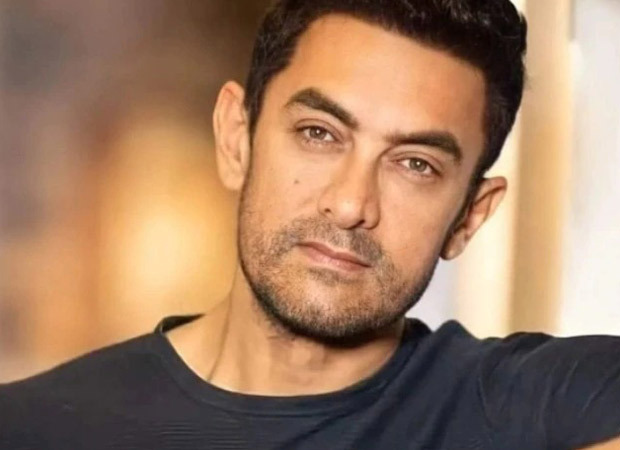
#> input picture model/test/aamir1.jpeg, 620 x 450 px; its folder holds only this picture in this run
$ python -i celebrity_classifier_model.py   (imports and definitions only)
#> lines starting #> are read from the running program, lines starting #| are printed output that depends on the picture
import cv2 as cv
import os, shutil
import pickle


#calling face and eye features from haarcascades, so we can crop the pictures based on eye features
face_cascade = cv.CascadeClassifier('model/opencv/haarcascades/haarcascade_frontalface_default.xml')
eye_cascade = cv.CascadeClassifier('model/opencv/haarcascades/haarcascade_eye.xml')


#function that will give cropped images when it can detect two eyes in it
def get_cropped_image_if_2_eyes(image_path):
#> called with image_path = 'test/aamir1.jpeg'
    img = cv.imread(image_path)
#> img is the input picture: shape (450, 620, 3); mean B, G, R 98.9, 124.7, 159.4
    gray = cv.cvtColor(img, cv.COLOR_BGR2GRAY)
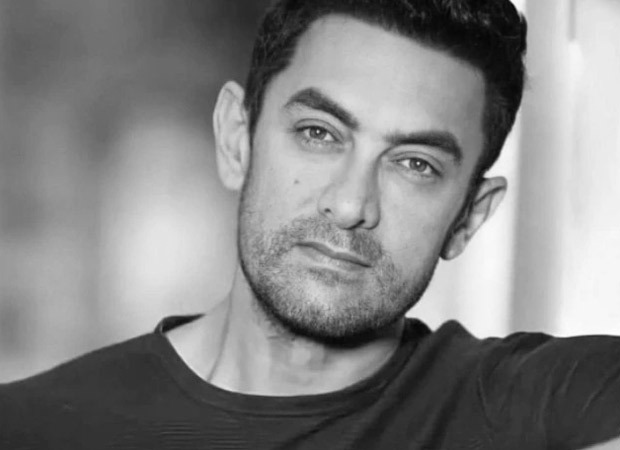
#> gray: shape (450, 620); min 4, max 254, mean 132.2
    faces = face_cascade.detectMultiScale(gray, 1.3, 5)
#> faces = [[220, 31, 293, 293]]
    for (x,y,w,h) in faces:
        roi_gray = gray[y:y+h, x:x+w]
        roi_color = img[y:y+h, x:x+w]
        eyes = eye_cascade.detectMultiScale(roi_gray)
        if len(eyes) >= 2:
            return roi_color   #roi = region of interest
#> this loop made 1 pass
#> (x, y, w, h, eyes) on pass 1: (220, 31, 293, 293, [[67, 73, 57, 57], [171, 109, 52, 52]])
#> pass 1, in get_cropped_image_if_2_eyes, `roi_gray = gray[y:y+h, x:x+w]`:
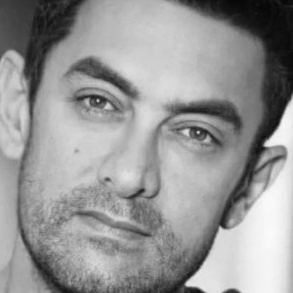
#> roi_gray: shape (293, 293); min 6, max 250, mean 149.9
#> pass 1, in get_cropped_image_if_2_eyes, `roi_color = img[y:y+h, x:x+w]`:
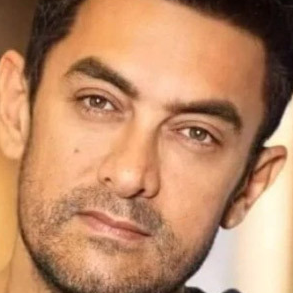
#> roi_color: shape (293, 293, 3); mean B, G, R 104.2, 138.8, 189


#store cropped images in cropped folder inside dataset folder
path_to_data = "./model/dataset/"
path_to_cr_data = "./model/dataset/cropped/"


#gives all folder names in dataset folder (celebrities names)
img_dirs = []
# [10 lines not run here, left out]


cropped_image_dirs = []
celebrity_file_names_dict = {}

# [22 lines not run here, left out]


#pickling this dictionary so we can access this into our training_model file
file = "celebrity_file_names_paths_dict.pkl" #this dict has paths to images in cropped folder
# [3 lines not run here, left out]

>>> result = get_cropped_image_if_2_eyes('test/aamir1.jpeg')

$ run again, on model/test/ammir2.webp
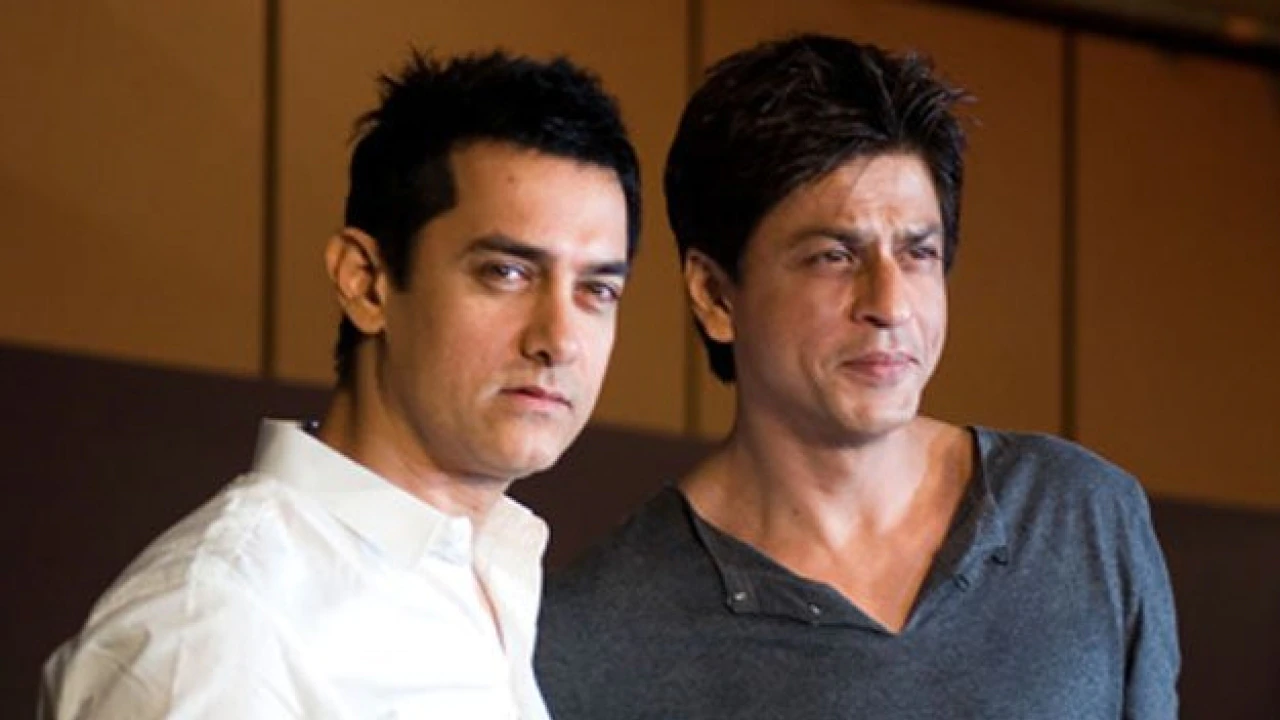
#> input picture model/test/ammir2.webp, 1280 x 720 px
#> in get_cropped_image_if_2_eyes, img is the input picture: shape (720, 1280, 3); mean B, G, R 61.6, 78.3, 105
#> in get_cropped_image_if_2_eyes, `gray = cv.cvtColor(img, cv.COLOR_BGR2GRAY)`:
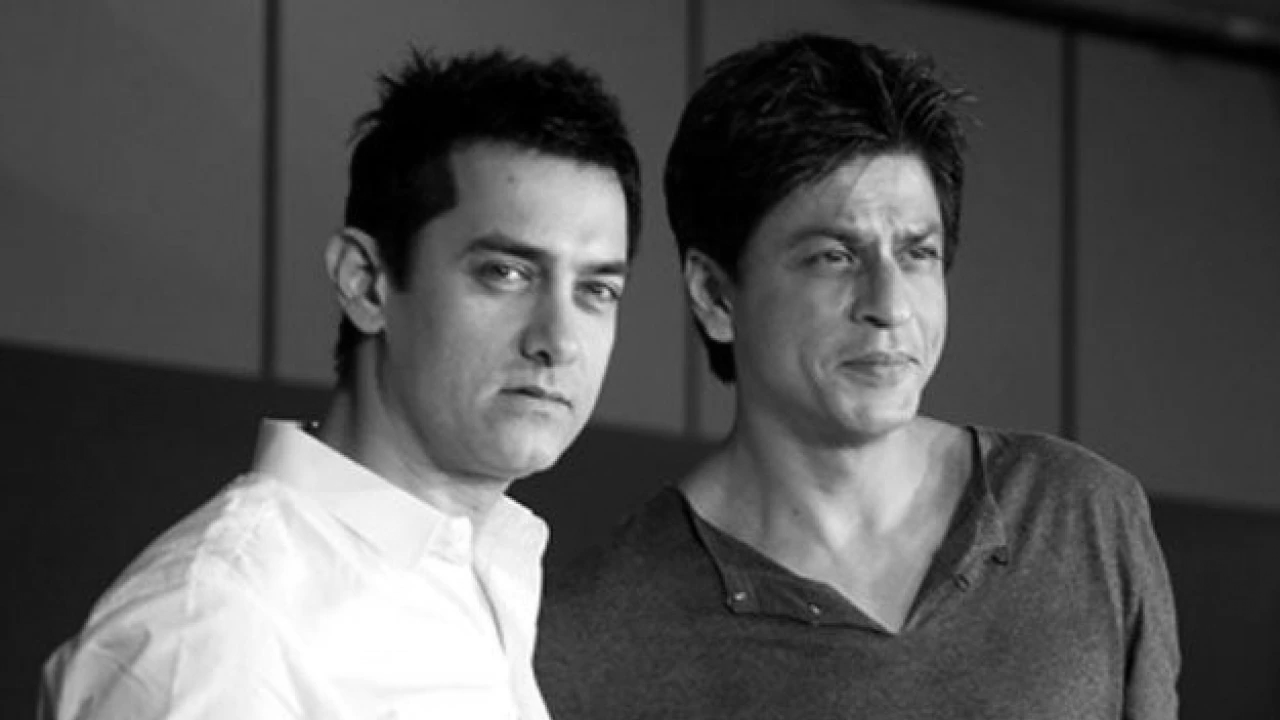
#> gray: shape (720, 1280); min 0, max 255, mean 84.4
#> faces = [[769, 170, 223, 223], [418, 171, 268, 268]]
#> the loop in get_cropped_image_if_2_eyes, `for (x,y,w,h) in faces:` made 1 pass
#> (x, y, w, h, eyes) on pass 1: (769, 170, 223, 223, [[30, 64, 51, 51], [120, 59, 51, 51]])
#> pass 1, in get_cropped_image_if_2_eyes, `roi_color = img[y:y+h, x:x+w]`:
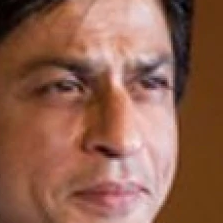
#> roi_color: shape (223, 223, 3); mean B, G, R 79.4, 98.2, 144.7
